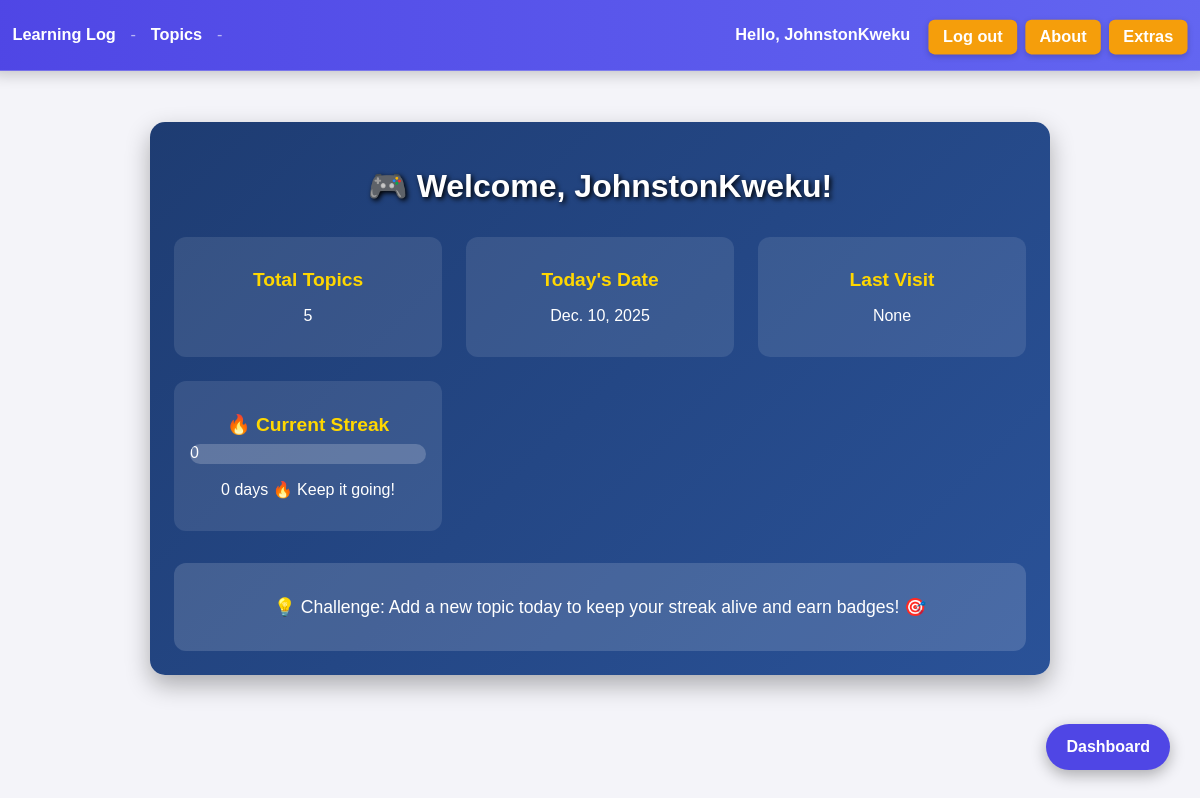
Page /dashboard/ (signed in) on the earlier database version.
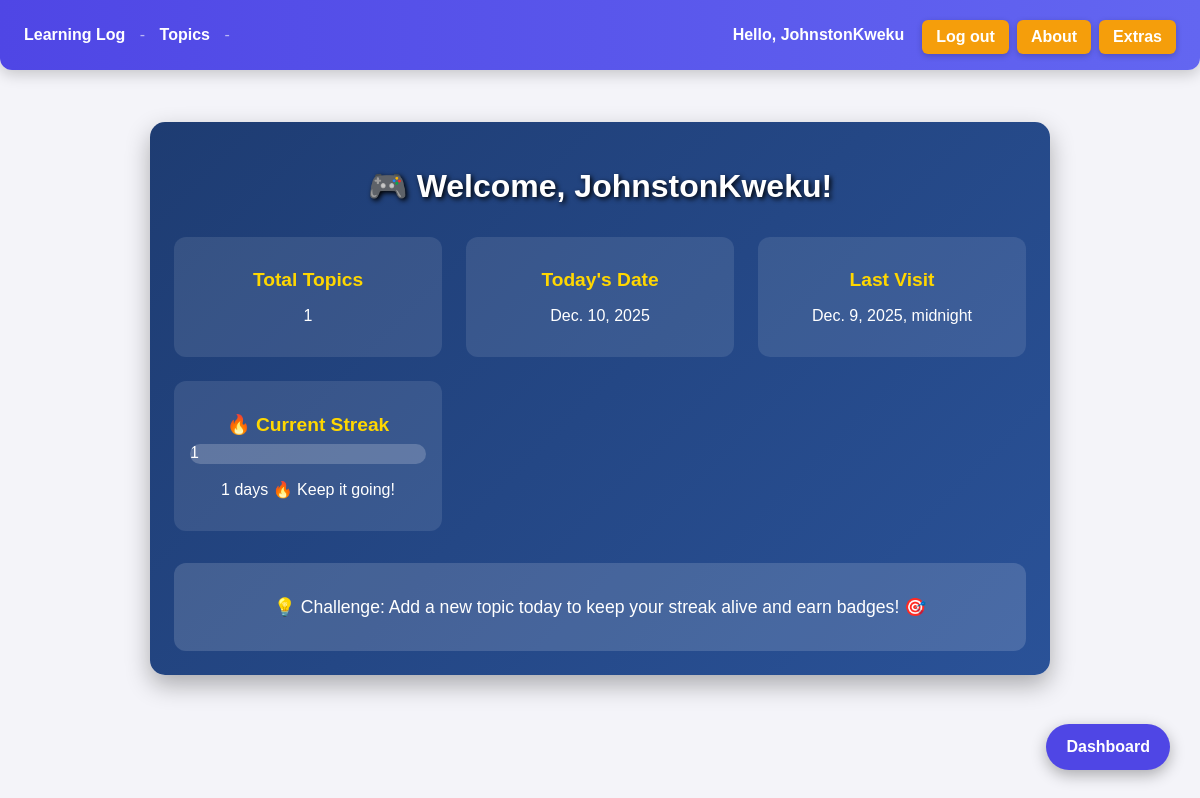
Same page on the later database version.
### learning_logs/models.py (models this page shows, shortened)
class UserProfile(models.Model):
    user = models.OneToOneField(User, on_delete=models.CASCADE)
    current_streak = models.PositiveIntegerField(default=0)
    last_entry_date = models.DateTimeField(null=True, blank=True)

### learning_logs/views.py (the view)
# urls.py: path('dashboard/', views.dashboard, name='dashboard'),
@login_required
def dashboard(request):
    topics = Topic.objects.filter(owner=request.user)
    topic_length = topics.count()
    profile, created = UserProfile.objects.get_or_create(user=request.user)
    today = date.today()
    streak = profile.current_streak
    last_entry_date = profile.last_entry_date
    if not request.user.email:
        messages.info(request, "Please update your email to receive streak reminders!")
    context = {
        'topic_length': topic_length,
        'today': today,
        'streak': streak,
        'last_entry_date': last_entry_date,
    }
    return render(request, 'learning_logs/dashboard.html', context)

### learning_logs/templates/learning_logs/dashboard.html (shortened to what this page needs)
{% extends 'learning_logs/base.html' %}
{% block content %}
<div class="dashboard-container">
    <h1 class="welcome">🎮 Welcome, {{ user.username }}!</h1>
    <div class="stats">
        <div class="stat-card">
            <h2>Total Topics</h2>
            <p>{{ topic_length }}</p>
        </div>
        <div class="stat-card">
            <h2>Today's Date</h2>
            <p>{{ today }}</p>
        </div>
        <div class="stat-card">
            <h2>Last Visit</h2>
            <p>{{ last_entry_date }}</p>
        </div>
        <div class="stat-card streak-card">
            <h2>🔥 Current Streak</h2>
            <div class="streak-bar">
                <div class="streak-fill" style="width: 0%;">{{ streak|add:"0" }}</div>
            </div>
            <p>{{ streak }} days 🔥 Keep it going!</p>
        </div>
    </div>
    <div class="challenge">
        <p>💡 Challenge: Add a new topic today to keep your streak alive and earn badges! 🎯</p>
    </div>
</div>
{% endblock %}

Differences in the rows shown:
now on this page (row edited): UserProfile: last_entry_date "Dec. 9, 2025, midnight"
Other differences:
{{ topic_length }}: "5" → "1"
{{ streak|add:"0" }}: "0" → "1"
{{ streak }}: "0" → "1"
{{ last_entry_date }}: "None" → (not shown)
